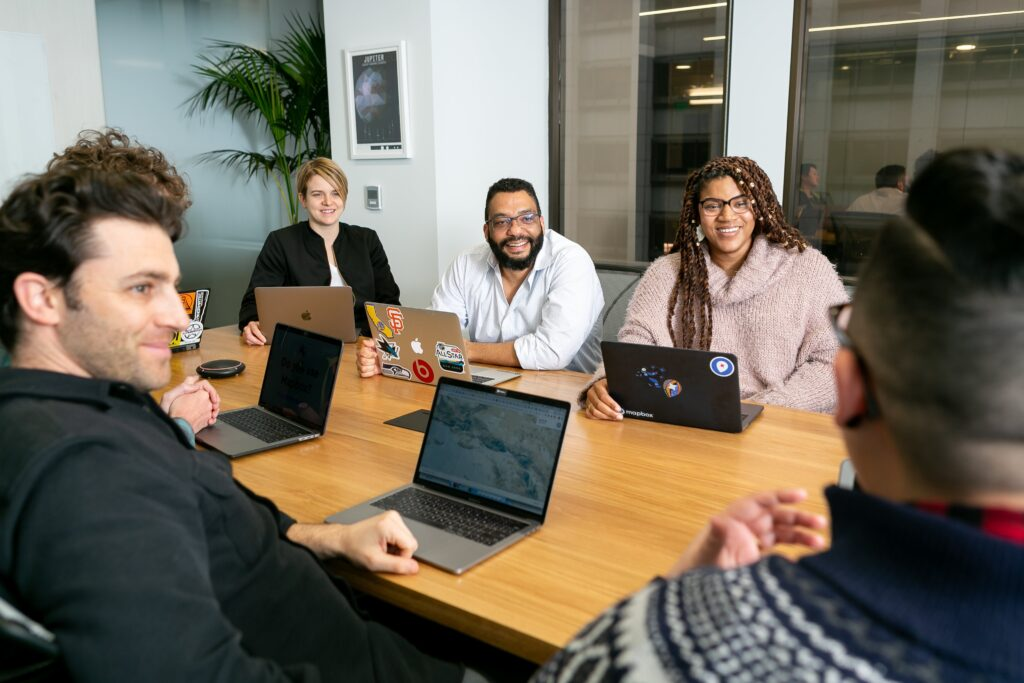
#> input picture study_face/meeting_image.jpg, 1024 x 683 px, given in place of the camera
$ python two_camera_motion.py
#> lines starting #> are read from the running program, lines starting #| are printed output that depends on the picture
from curses import KEY_OPTIONS
import cv2
import numpy as np


WIDTH = 480
HEIGHT = 600
FPS = 30

VIDEO_TARGET = 2 #カメラID
VIDEO_TARGET2 = 1
cap_file = cv2.VideoCapture(VIDEO_TARGET)
cap_file2 = cv2.VideoCapture(VIDEO_TARGET2)
count = 1
cap_file.set(cv2.CAP_PROP_FOURCC, cv2.VideoWriter_fourcc('Y','U','Y','V'))
cap_file.set(cv2.CAP_PROP_FRAME_WIDTH, WIDTH)
cap_file.set(cv2.CAP_PROP_FRAME_HEIGHT, HEIGHT)
cap_file.set(cv2.CAP_PROP_FPS, FPS)
cap_file.set(cv2.CAP_PROP_BRIGHTNESS,300)
print(cap_file.get(cv2.CAP_PROP_FRAME_HEIGHT))


cap_file2.set(cv2.CAP_PROP_FOURCC, cv2.VideoWriter_fourcc('Y','U','Y','V'))
cap_file2.set(cv2.CAP_PROP_FRAME_WIDTH, WIDTH)
cap_file2.set(cv2.CAP_PROP_FRAME_HEIGHT, HEIGHT)
cap_file2.set(cv2.CAP_PROP_FPS, FPS)


#前のフレーム
previous_frame = []


#繰り返しのためのwhile文
# while True:
print('あの一瞬（とき）は戻ってこない...',count)
#カメラからの画像取得
ret, frame = cap_file.read()
#> frame is the input picture: shape (683, 1024, 3); mean B, G, R 93.4, 106.4, 114.1
#スマホカメラからの画像取得
ret2,frame2 = cap_file2.read()

orb = cv2.ORB_create()
gray = cv2.cvtColor(frame,cv2.COLOR_BGR2RGB)
canny = cv2.Canny(gray,5,50)
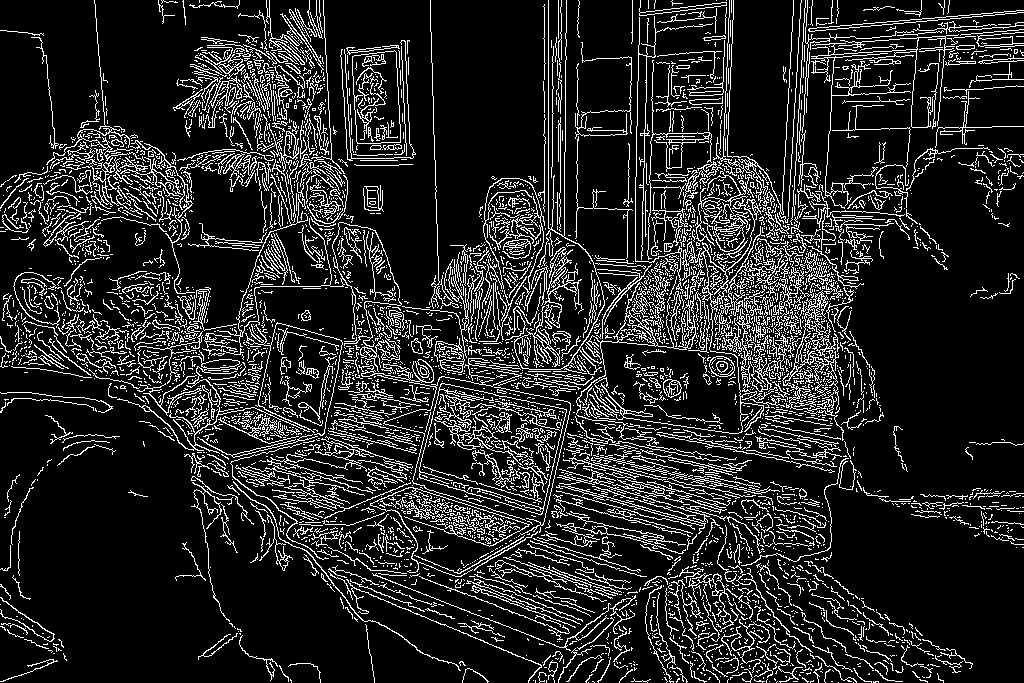
#> canny: shape (683, 1024); 14.6% white in thin lines or dots

height = canny.shape[0]
#> height = 683
width = canny.shape[1]
#> width = 1024
center = (int(width/2),int(height/2))
#> center = (512, 341)
print(canny.shape)
#| (683, 1024)
angle = 0
scale = 1.0
trans = cv2.getRotationMatrix2D(center,angle,scale)
#> trans = [[1, 0, 0], [0, 1, 0]]
smartphonecamera = cv2.warpAffine(frame,trans,(width,height))
smartphonecamera2 = cv2.warpAffine(frame2,trans,(width,height))

# previous_frame.append(smartphonecamera2)

img_src1 = smartphonecamera
img_src2 = smartphonecamera2
img_dst = img_src1


keypoint1,descript1 = orb.detectAndCompute(img_src1,None) #現在のフレームの写真
#> keypoint1 = 500 keypoints; strongest (x, y, size): (697, 243, 31), (741, 182, 31), (721, 100, 31), (460, 371, 31)
keypoint2,descript2 = orb.detectAndCompute(img_src2,None) #前のフレームの写真をゲット
#> keypoint2 has the same summary as keypoint1

coordinate =[] #x,y座標のリストタプル
for a in keypoint1:
    coordinate.append(a.pt)
#> this loop made 500 passes
#> a on passes 1 to 3: keypoint at (195, 320), size 31, keypoint at (393, 349), size 31, keypoint at (332, 285), size 31
#> after the loop, coordinate = 500 pairs, first value 171.4 to 973, second value 37 to 557
bf = cv2.BFMatcher(cv2.NORM_HAMMING,crossCheck=True)
matches = bf.match(descript1,descript2)
#> matches = 500 matches
matches = sorted(matches,key=lambda x:x.distance)
img3 = cv2.drawMatches(img_src1, keypoint1, img_src2, keypoint2, matches, img_dst, flags=2)
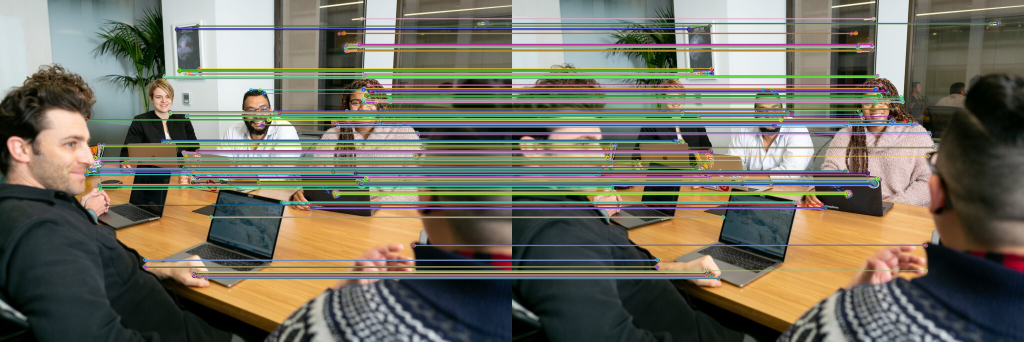
#> img3: shape (683, 2048, 3) (shown at 1/2 size); mean B, G, R 98, 110.8, 114.5


for parent in coordinate:
    print('parent:{}'.format(parent))
    for children in parent:
        print('children:{}'.format(children))
#> this loop made 500 passes
#> parent on passes 1 to 3: (195, 320), (393, 349), (332, 285)
#> (printed output is left out)

    # cv2.putText(img3, "sample", (coordinate[i][0],coordinate[i][1]), cv2.FONT_HERSHEY_PLAIN, 1, (255, 255, 255), 5, cv2.LINE_AA)

#カメラの画像の出力
cv2.imshow('camera' , img3)

#繰り返し分から抜けるためのif文
cv2.waitKey(0)

count +=1
#メモリを解放して終了するためのコマンド
